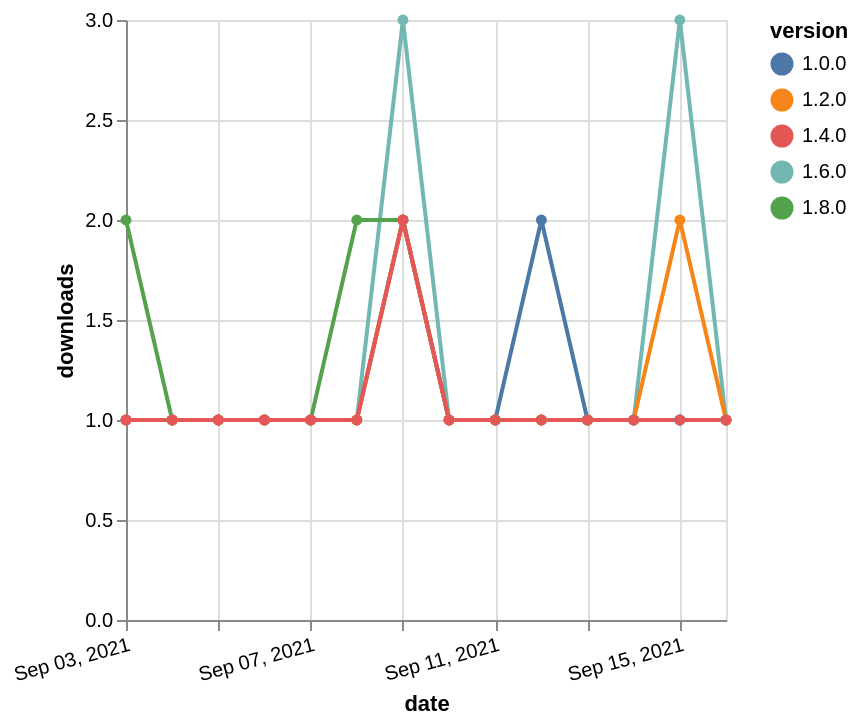

This figure's Vega-Lite source:
### Vega-Lite specification from a JSON file in a GitHub repository (floating-point values rounded to 4 significant figures)
{"$schema": "https://vega.github.io/schema/vega-lite/v5.json", "description": "A simple bar chart with embedded data.", "data": {"values": [{"date": "2021-09-03", "total": 195, "delta": 1, "version": "1.6.0"}, {"date": "2021-09-04", "total": 196, "delta": 1, "version": "1.6.0"}, {"date": "2021-09-05", "total": 197, "delta": 1, "version": "1.6.0"}, {"date": "2021-09-06", "total": 198, "delta": 1, "version": "1.6.0"}, {"date": "2021-09-07", "total": 199, "delta": 1, "version": "1.6.0"}, {"date": "2021-09-08", "total": 200, "delta": 1, "version": "1.6.0"}, {"date": "2021-09-09", "total": 203, "delta": 3, "version": "1.6.0"}, {"date": "2021-09-10", "total": 204, "delta": 1, "version": "1.6.0"}, {"date": "2021-09-11", "total": 205, "delta": 1, "version": "1.6.0"}, {"date": "2021-09-12", "total": 206, "delta": 1, "version": "1.6.0"}, {"date": "2021-09-13", "total": 207, "delta": 1, "version": "1.6.0"}, {"date": "2021-09-14", "total": 208, "delta": 1, "version": "1.6.0"}, {"date": "2021-09-15", "total": 211, "delta": 3, "version": "1.6.0"}, {"date": "2021-09-16", "total": 212, "delta": 1, "version": "1.6.0"}, {"date": "2021-09-03", "total": 124, "delta": 2, "version": "1.8.0"}, {"date": "2021-09-04", "total": 125, "delta": 1, "version": "1.8.0"}, {"date": "2021-09-05", "total": 126, "delta": 1, "version": "1.8.0"}, {"date": "2021-09-06", "total": 127, "delta": 1, "version": "1.8.0"}, {"date": "2021-09-07", "total": 128, "delta": 1, "version": "1.8.0"}, {"date": "2021-09-08", "total": 130, "delta": 2, "version": "1.8.0"}, {"date": "2021-09-09", "total": 132, "delta": 2, "version": "1.8.0"}, {"date": "2021-09-10", "total": 133, "delta": 1, "version": "1.8.0"}, {"date": "2021-09-11", "total": 134, "delta": 1, "version": "1.8.0"}, {"date": "2021-09-12", "total": 135, "delta": 1, "version": "1.8.0"}, {"date": "2021-09-13", "total": 136, "delta": 1, "version": "1.8.0"}, {"date": "2021-09-14", "total": 137, "delta": 1, "version": "1.8.0"}, {"date": "2021-09-15", "total": 138, "delta": 1, "version": "1.8.0"}, {"date": "2021-09-16", "total": 139, "delta": 1, "version": "1.8.0"}, {"date": "2021-09-03", "total": 204, "delta": 1, "version": "1.0.0"}, {"date": "2021-09-04", "total": 205, "delta": 1, "version": "1.0.0"}, {"date": "2021-09-05", "total": 206, "delta": 1, "version": "1.0.0"}, {"date": "2021-09-06", "total": 207, "delta": 1, "version": "1.0.0"}, {"date": "2021-09-07", "total": 208, "delta": 1, "version": "1.0.0"}, {"date": "2021-09-08", "total": 209, "delta": 1, "version": "1.0.0"}, {"date": "2021-09-09", "total": 211, "delta": 2, "version": "1.0.0"}, {"date": "2021-09-10", "total": 212, "delta": 1, "version": "1.0.0"}, {"date": "2021-09-11", "total": 213, "delta": 1, "version": "1.0.0"}, {"date": "2021-09-12", "total": 215, "delta": 2, "version": "1.0.0"}, {"date": "2021-09-13", "total": 216, "delta": 1, "version": "1.0.0"}, {"date": "2021-09-14", "total": 217, "delta": 1, "version": "1.0.0"}, {"date": "2021-09-15", "total": 218, "delta": 1, "version": "1.0.0"}, {"date": "2021-09-16", "total": 219, "delta": 1, "version": "1.0.0"}, {"date": "2021-09-03", "total": 187, "delta": 1, "version": "1.2.0"}, {"date": "2021-09-04", "total": 188, "delta": 1, "version": "1.2.0"}, {"date": "2021-09-05", "total": 189, "delta": 1, "version": "1.2.0"}, {"date": "2021-09-06", "total": 190, "delta": 1, "version": "1.2.0"}, {"date": "2021-09-07", "total": 191, "delta": 1, "version": "1.2.0"}, {"date": "2021-09-08", "total": 192, "delta": 1, "version": "1.2.0"}, {"date": "2021-09-09", "total": 194, "delta": 2, "version": "1.2.0"}, {"date": "2021-09-10", "total": 195, "delta": 1, "version": "1.2.0"}, {"date": "2021-09-11", "total": 196, "delta": 1, "version": "1.2.0"}, {"date": "2021-09-12", "total": 197, "delta": 1, "version": "1.2.0"}, {"date": "2021-09-13", "total": 198, "delta": 1, "version": "1.2.0"}, {"date": "2021-09-14", "total": 199, "delta": 1, "version": "1.2.0"}, {"date": "2021-09-15", "total": 201, "delta": 2, "version": "1.2.0"}, {"date": "2021-09-16", "total": 202, "delta": 1, "version": "1.2.0"}, {"date": "2021-09-03", "total": 166, "delta": 1, "version": "1.4.0"}, {"date": "2021-09-04", "total": 167, "delta": 1, "version": "1.4.0"}, {"date": "2021-09-05", "total": 168, "delta": 1, "version": "1.4.0"}, {"date": "2021-09-06", "total": 169, "delta": 1, "version": "1.4.0"}, {"date": "2021-09-07", "total": 170, "delta": 1, "version": "1.4.0"}, {"date": "2021-09-08", "total": 171, "delta": 1, "version": "1.4.0"}, {"date": "2021-09-09", "total": 173, "delta": 2, "version": "1.4.0"}, {"date": "2021-09-10", "total": 174, "delta": 1, "version": "1.4.0"}, {"date": "2021-09-11", "total": 175, "delta": 1, "version": "1.4.0"}, {"date": "2021-09-12", "total": 176, "delta": 1, "version": "1.4.0"}, {"date": "2021-09-13", "total": 177, "delta": 1, "version": "1.4.0"}, {"date": "2021-09-14", "total": 178, "delta": 1, "version": "1.4.0"}, {"date": "2021-09-15", "total": 179, "delta": 1, "version": "1.4.0"}, {"date": "2021-09-16", "total": 180, "delta": 1, "version": "1.4.0"}]}, "width": "container", "mark": {"type": "line", "point": {"filled": true}}, "encoding": {"x": {"field": "date", "type": "temporal", "timeUnit": "yearmonthdate", "title": "date", "axis": {"labelAngle": -15}}, "y": {"field": "delta", "type": "quantitative", "title": "downloads"}, "color": {"field": "version", "type": "nominal"}, "tooltip": {"field": "delta"}}}
